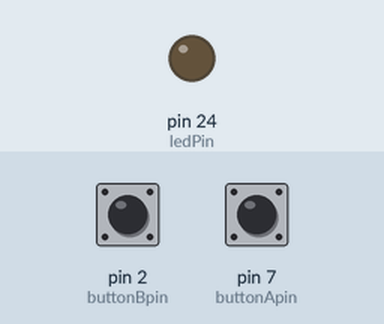
A sketch run on a simulated Arduino Mega 2560, built with avr-gcc and run on an emulated ATmega2560. Parts: output pins drawn as LEDs (lit = HIGH). Inputs (shaded band) come from the test bench; at power-on: pin 7 (buttonApin) HIGH, pin 2 (buttonBpin) HIGH.

Above: at 1.2 s.
1.3 s: pin 7 (buttonApin) pulled LOW for 0.15 s
At 1.8 s:
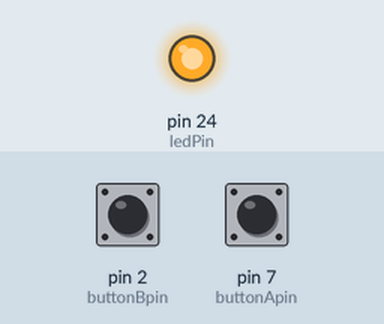
2.9 s: pin 2 (buttonBpin) pulled LOW for 0.15 s
At 4.1 s:
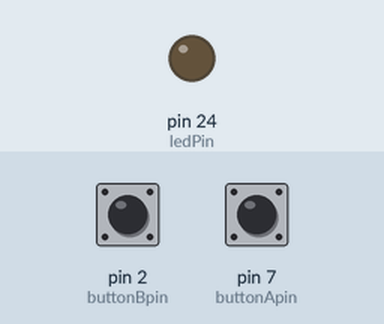
4.5 s: pin 7 (buttonApin) pulled LOW for 1 s
At 5.5 s:
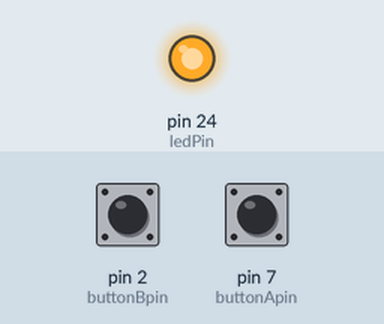
7.0 s: pin 2 (buttonBpin) driven LOW and pin 7 (buttonApin) driven LOW
At 7.6 s:
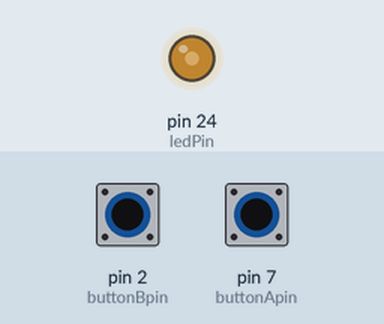
8.5 s: pin 2 (buttonBpin) driven HIGH
At 9.5 s:
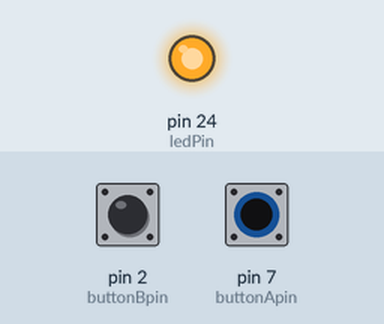
Timing chart, 0 to 11.0 s (numbered marks = the images above; inputs shaded):
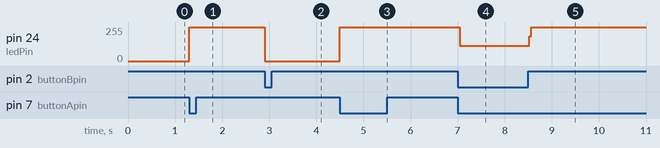

The sketch:

3._LED_Button_Control.ino
```cpp
int ledPin = 24;
int buttonApin = 7;
int buttonBpin = 2;

void setup()
{
  pinMode(ledPin,OUTPUT);
  pinMode(buttonApin,INPUT_PULLUP);
  pinMode(buttonBpin,INPUT_PULLUP);
}

void loop()
{
  if(digitalRead(buttonApin) == LOW)
  {
    digitalWrite(ledPin,HIGH);
  }

  if(digitalRead(buttonBpin) == LOW)
  {
    digitalWrite(ledPin,LOW);
  }
}
```

Measured:
- after the input at 1.3 s, pin 24 (ledPin): 0/255 → 255/255 at once
- after the input at 2.9 s, pin 24 (ledPin): 255/255 → 0/255 at once
- after the input at 4.5 s, pin 24 (ledPin): 0/255 → 255/255 at once
- after the input at 7.0 s, pin 24 (ledPin): 255/255 → 113/255 at once
- after the input at 8.5 s, pin 24 (ledPin): 113/255 → 255/255 at once
